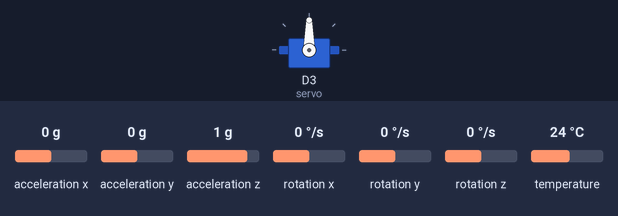
This sketch was run on a simulated Adafruit Circuit Playground Express. Shown: servo. The inputs (shaded band) are chosen by the test bench; at power-on: acceleration y 0 g, acceleration x 0 g, acceleration z 1 g, rotation x 0 °/s, rotation y 0 °/s, rotation z 0 °/s, temperature 24 °C. What the sketch prints to the serial monitor is not drawn.

Above: at 1.3 s.
1.4 s: acceleration y set to -1.4 g
At 2.3 s:
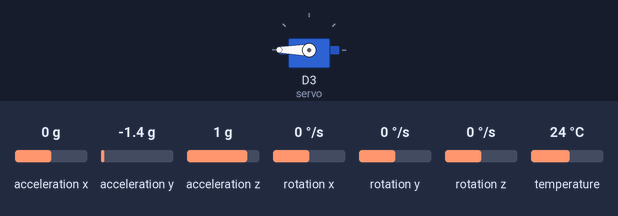
2.9 s: acceleration y set to -0.8 g
At 3.5 s:
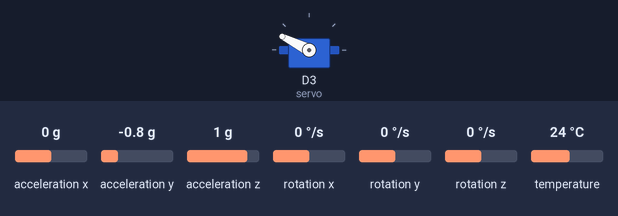
4.4 s: acceleration y set to 0.8 g
At 5.6 s:
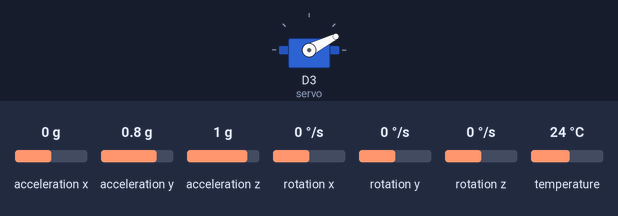
5.9 s: acceleration y set to 1.4 g
At 7.0 s:
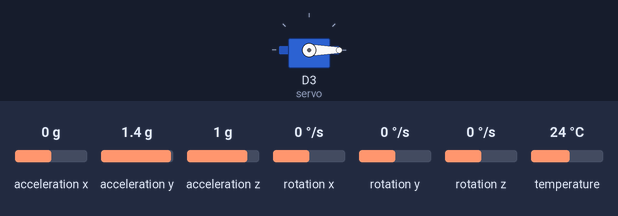
7.4 s: acceleration y set to 0 g
At 8.1 s:
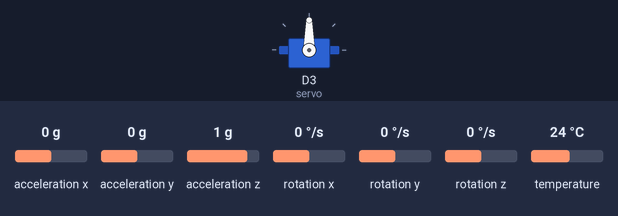
Timing chart, 0 to 9.9 s (numbered marks = the images above; inputs shaded):
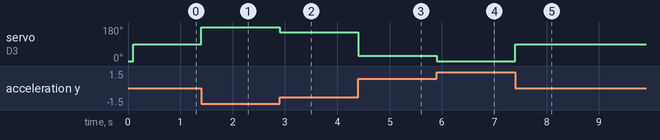

Measured:
- after the input at 1.4 s, servo on D3 (servo): 90° → 180° at once
- after the input at 2.9 s, servo on D3 (servo): 180° → 153° at once
- after the input at 4.4 s, servo on D3 (servo): 153° → 27° at once
- after the input at 5.9 s, servo on D3 (servo): 27° → 0° at once
- after the input at 7.4 s, servo on D3 (servo): 0° → 90° at once

The sketch:

MPU6050_Servo.ino
```cpp
#include <Adafruit_CircuitPlayground.h>
#include <Adafruit_Circuit_Playground.h>

/*MPU6050 sensor with servo control.
   http://srituhobby.com
*/

#include <Adafruit_MPU6050.h>
#include <Adafruit_Sensor.h>
#include <Wire.h>
#include <Servo.h>

Servo servo;
Adafruit_MPU6050 srituhobby;

void setup(void) {
  Serial.begin(115200);
  servo.attach(3);
  Wire.begin();
  srituhobby.begin();
  servo.write(0);

  srituhobby.setAccelerometerRange(MPU6050_RANGE_8_G);//2_G,4_G,8_G,16_G
  srituhobby.setGyroRange(MPU6050_RANGE_500_DEG);//250,500,1000,2000
  srituhobby.setFilterBandwidth(MPU6050_BAND_21_HZ);

  delay(100);
}

void loop() {

  /* Get new sensor events with the readings */
  sensors_event_t a, g, temp;
  srituhobby.getEvent(&a, &g, &temp);

  int value = a.acceleration.y;

  value = map(value,  -10, 10, 180, 0);
  servo.write(value);
  Serial.println(value);
  //delay(10);

}
```
